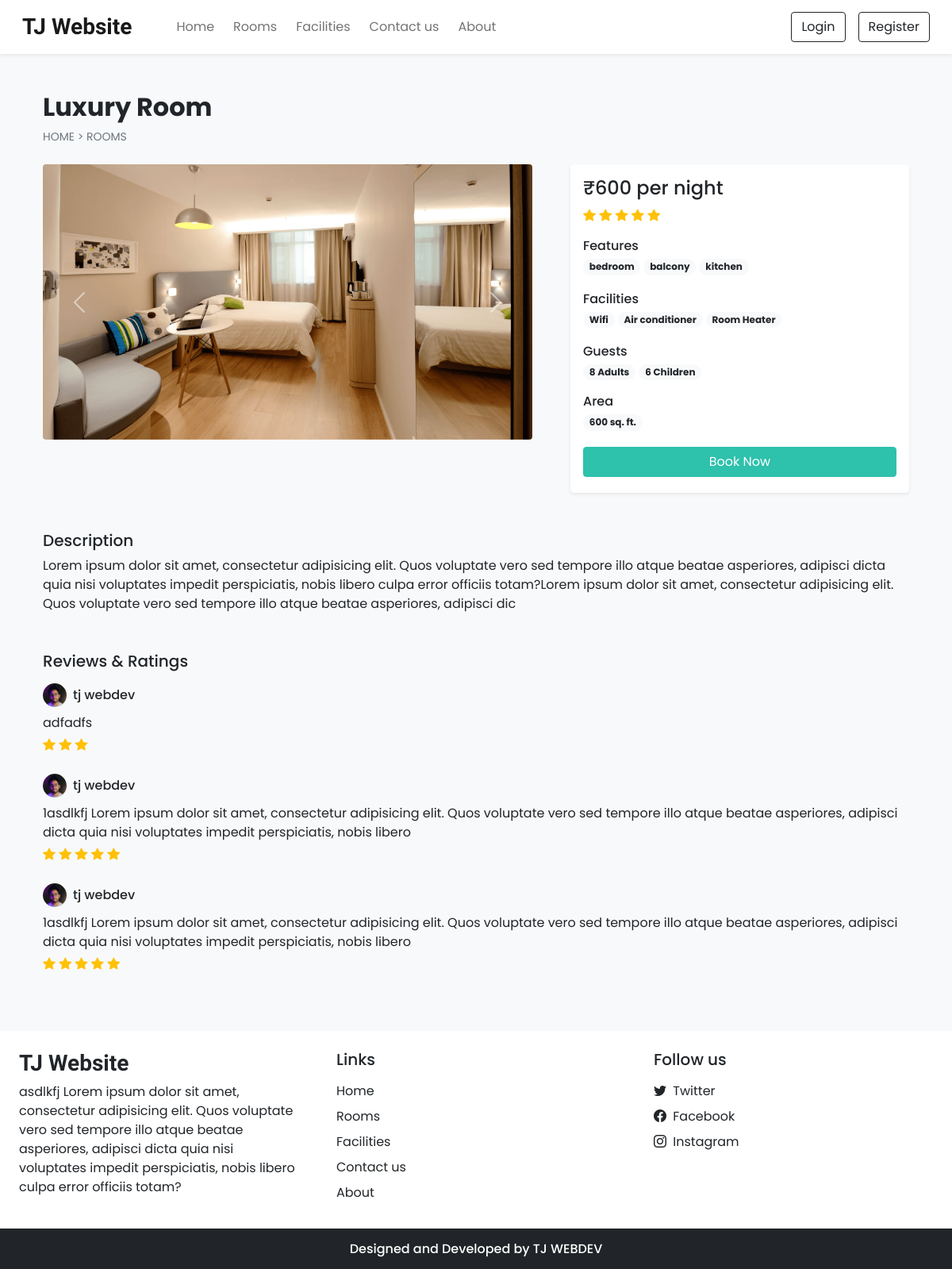
Page /room_details.php?id=5 on the committed database.
### tables this page shows
CREATE TABLE `settings` (
  `sr_no` int(11) NOT NULL,
  `site_title` varchar(50) NOT NULL,
  `site_about` varchar(250) NOT NULL,
  `shutdown` tinyint(1) NOT NULL
);

CREATE TABLE `rooms` (
  `id` int(11) NOT NULL,
  `name` varchar(150) NOT NULL,
  `area` int(11) NOT NULL,
  `price` int(11) NOT NULL,
  `quantity` int(11) NOT NULL,
  `adult` int(11) NOT NULL,
  `children` int(11) NOT NULL,
  `description` varchar(350) NOT NULL,
  `status` tinyint(4) NOT NULL DEFAULT 1,
  `removed` int(11) NOT NULL DEFAULT 0
);

CREATE TABLE `room_images` (
  `sr_no` int(11) NOT NULL,
  `room_id` int(11) NOT NULL,
  `image` varchar(150) NOT NULL,
  `thumb` tinyint(4) NOT NULL DEFAULT 0
);

CREATE TABLE `features` (
  `id` int(11) NOT NULL,
  `name` varchar(50) NOT NULL
);

CREATE TABLE `facilities` (
  `id` int(11) NOT NULL,
  `icon` varchar(100) NOT NULL,
  `name` varchar(50) NOT NULL,
  `description` varchar(250) NOT NULL
);

CREATE TABLE `rating_review` (
  `sr_no` int(11) NOT NULL,
  `booking_id` int(11) NOT NULL,
  `room_id` int(11) NOT NULL,
  `user_id` int(11) NOT NULL,
  `rating` int(11) NOT NULL,
  `review` varchar(200) NOT NULL,
  `seen` int(11) NOT NULL DEFAULT 0,
  `datentime` datetime NOT NULL DEFAULT current_timestamp()
);

CREATE TABLE `user_cred` (
  `id` int(11) NOT NULL,
  `name` varchar(100) NOT NULL,
  `email` varchar(150) NOT NULL,
  `address` varchar(120) NOT NULL,
  `phonenum` varchar(100) NOT NULL,
  `pincode` int(11) NOT NULL,
  `dob` date NOT NULL,
  `profile` varchar(100) NOT NULL,
  `password` varchar(200) NOT NULL,
  `is_verified` int(11) NOT NULL DEFAULT 0,
  `token` varchar(200) DEFAULT NULL,
  `t_expire` date DEFAULT NULL,
  `status` int(11) NOT NULL DEFAULT 1,
  `datentime` datetime NOT NULL DEFAULT current_timestamp()
);

### admin/inc/db_config.php (called while the page is built, shortened)
<?php
  function select($sql,$values,$datatypes)
  {
    $con = $GLOBALS['con'];
    if($stmt = mysqli_prepare($con,$sql))
    {
      mysqli_stmt_bind_param($stmt,$datatypes,...$values);
      if(mysqli_stmt_execute($stmt)){
        $res = mysqli_stmt_get_result($stmt);
        return $res;
      }
      else{
        mysqli_stmt_close($stmt);
        die("Query cannot be executed - Select");
      }
    }
    else{
      die("Query cannot be prepared - Select");
    }
  }
?>

### room_details.php (the view, shortened to what this page needs)
<!DOCTYPE html>
<html lang="en">
<head>
  <?php require('inc/links.php'); ?>
</head>
<body class="bg-light">
  <?php require('inc/header.php'); ?>
  <?php
    $data = filteration($_GET);
    $room_res = select("SELECT * FROM `rooms` WHERE `id`=? AND `status`=? AND `removed`=?",[$data['id'],1,0],'iii');
    $room_data = mysqli_fetch_assoc($room_res);
  ?>
  <div class="container">
    <div class="row">
      <div class="col-12 my-5 mb-4 px-4">
        <h2 class="fw-bold"><?php echo $room_data['name'] ?></h2>
        <div style="font-size: 14px;">
          <a href="index.php" class="text-secondary text-decoration-none">HOME</a>
          <span class="text-secondary"> > </span>
          <a href="rooms.php" class="text-secondary text-decoration-none">ROOMS</a>
        </div>
      </div>
      <div class="col-lg-7 col-md-12 px-4">
        <div id="roomCarousel" class="carousel slide" data-bs-ride="carousel">
          <div class="carousel-inner">
            <?php
              $room_img = ROOMS_IMG_PATH."thumbnail.jpg";
              $img_q = mysqli_query($con,"SELECT * FROM `room_images`
                WHERE `room_id`='$room_data[id]'");
              if(mysqli_num_rows($img_q)>0)
              {
                $active_class = 'active';
                while($img_res = mysqli_fetch_assoc($img_q))
                {
                  echo"
                    <div class='carousel-item $active_class'>
                      <img src='".ROOMS_IMG_PATH.$img_res['image']."' class='d-block w-100 rounded'>
                    </div>
                  ";
                  $active_class='';
                }
              }
              else{
                echo"<div class='carousel-item active'>
                  <img src='$room_img' class='d-block w-100'>
                </div>";
              }
            ?>
          </div>
          <button class="carousel-control-prev" type="button" data-bs-target="#roomCarousel" data-bs-slide="prev">
            <span class="carousel-control-prev-icon" aria-hidden="true"></span>
          </button>
          <button class="carousel-control-next" type="button" data-bs-target="#roomCarousel" data-bs-slide="next">
            <span class="carousel-control-next-icon" aria-hidden="true"></span>
          </button>
        </div>
      </div>
      <div class="col-lg-5 col-md-12 px-4">
        <div class="card mb-4 border-0 shadow-sm rounded-3">
          <div class="card-body">
            <?php
              echo<<<price
                <h4>₹$room_data[price] per night</h4>
              price;
              $rating_q = "SELECT AVG(rating) AS `avg_rating` FROM `rating_review`
                WHERE `room_id`='$room_data[id]' ORDER BY `sr_no` DESC LIMIT 20";
              $rating_res = mysqli_query($con,$rating_q);
              $rating_fetch = mysqli_fetch_assoc($rating_res);
              $rating_data = "";
              if($rating_fetch['avg_rating']!=NULL)
              {
                for($i=0; $i < $rating_fetch['avg_rating']; $i++){
                  $rating_data .="<i class='bi bi-star-fill text-warning'></i> ";
                }
              }
              echo<<<rating
                <div class="mb-3">
                  $rating_data
                </div>
              rating;
              $fea_q = mysqli_query($con,"SELECT f.name FROM `features` f
                INNER JOIN `room_features` rfea ON f.id = rfea.features_id
                WHERE rfea.room_id = '$room_data[id]'");
              $features_data = "";
              while($fea_row = mysqli_fetch_assoc($fea_q)){
                $features_data .="<span class='badge rounded-pill bg-light text-dark text-wrap me-1 mb-1'>
                  $fea_row[name]
                </span>";
              }
              echo<<<features
                <div class="mb-3">
                  <h6 class="mb-1">Features</h6>
                  $features_data
                </div>
              features;
              $fac_q = mysqli_query($con,"SELECT f.name FROM `facilities` f
                INNER JOIN `room_facilities` rfac ON f.id = rfac.facilities_id
                WHERE rfac.room_id = '$room_data[id]'");
              $facilities_data = "";
              while($fac_row = mysqli_fetch_assoc($fac_q)){
                $facilities_data .="<span class='badge rounded-pill bg-light text-dark text-wrap me-1 mb-1'>
                  $fac_row[name]
                </span>";
              }
              echo<<<facilities
                <div class="mb-3">
                  <h6 class="mb-1">Facilities</h6>
                  $facilities_data
                </div>
              facilities;
              echo<<<guests
                <div class="mb-3">
                  <h6 class="mb-1">Guests</h6>
                  <span class="badge rounded-pill bg-light text-dark text-wrap">
                    $room_data[adult] Adults
                  </span>
                  <span class="badge rounded-pill bg-light text-dark text-wrap">
                    $room_data[children] Children
                  </span>
                </div>
              guests;
              echo<<<area
                <div class="mb-3">
                  <h6 class="mb-1">Area</h6>
                  <span class='badge rounded-pill bg-light text-dark text-wrap me-1 mb-1'>
                    $room_data[area] sq. ft.
                  </span>
                </div>
              area;
              if(!$settings_r['shutdown']){
                $login=0;
                echo<<<book
                  <button onclick='checkLoginToBook($login,$room_data[id])' class="btn w-100 text-white custom-bg shadow-none mb-1">Book Now</button>
                book;
              }
            ?>
          </div>
        </div>
      </div>
      <div class="col-12 mt-4 px-4">
        <div class="mb-5">
          <h5>Description</h5>
          <p>
            <?php echo $room_data['description'] ?>
          </p>
        </div>
        <div>
          <h5 class="mb-3">Reviews & Ratings</h5>
          <?php
            $review_q = "SELECT rr.*,uc.name AS uname, uc.profile, r.name AS rname FROM `rating_review` rr
              INNER JOIN `user_cred` uc ON rr.user_id = uc.id
              INNER JOIN `rooms` r ON rr.room_id = r.id
              WHERE rr.room_id = '$room_data[id]'
              ORDER BY `sr_no` DESC LIMIT 15";
            $review_res = mysqli_query($con,$review_q);
            $img_path = USERS_IMG_PATH;
            if(mysqli_num_rows($review_res)==0){
              echo 'No reviews yet!';
            }
            else
            {
              while($row = mysqli_fetch_assoc($review_res))
              {
                $stars = "<i class='bi bi-star-fill text-warning'></i> ";
                for($i=1; $i<$row['rating']; $i++){
                  $stars .= " <i class='bi bi-star-fill text-warning'></i>";
                }
                echo<<<reviews
                  <div class="mb-4">
                    <div class="d-flex align-items-center mb-2">
                      <img src="$img_path$row[profile]" class="rounded-circle" loading="lazy" width="30px">
                      <h6 class="m-0 ms-2">$row[uname]</h6>
                    </div>
                    <p class="mb-1">
                      $row[review]
                    </p>
                    <div>
                      $stars
                    </div>
                  </div>
                reviews;
              }
            }
          ?>
        </div>
      </div>
    </div>
  </div>
  <?php require('inc/footer.php'); ?>
</body>
</html>

### inc/links.php (shortened to what this page needs)
<link href="https://cdn.jsdelivr.net/npm/bootstrap@5.0.2/dist/css/bootstrap.min.css" rel="stylesheet">
<link rel="stylesheet" href="https://cdn.jsdelivr.net/npm/bootstrap-icons@1.9.1/font/bootstrap-icons.css">
<link rel="stylesheet" href="css/common.css">
<?php
  require('admin/inc/db_config.php');
  $contact_q = "SELECT * FROM `contact_details` WHERE `sr_no`=?";
  $settings_q = "SELECT * FROM `settings` WHERE `sr_no`=?";
  $values = [1];
  $contact_r = mysqli_fetch_assoc(select($contact_q,$values,'i'));
  $settings_r = mysqli_fetch_assoc(select($settings_q,$values,'i'));
?>

### inc/header.php (shortened to what this page needs)
<nav id="nav-bar" class="navbar navbar-expand-lg navbar-light bg-white px-lg-3 py-lg-2 shadow-sm sticky-top">
  <div class="container-fluid">
    <a class="navbar-brand me-5 fw-bold fs-3 h-font" href="index.php"><?php echo $settings_r['site_title'] ?></a>
    <div class="collapse navbar-collapse" id="navbarSupportedContent">
      <ul class="navbar-nav me-auto mb-2 mb-lg-0">
        <li class="nav-item">
          <a class="nav-link me-2" href="index.php">Home</a>
        </li>
        <li class="nav-item">
          <a class="nav-link me-2" href="rooms.php">Rooms</a>
        </li>
        <li class="nav-item">
          <a class="nav-link me-2" href="facilities.php">Facilities</a>
        </li>
        <li class="nav-item">
          <a class="nav-link me-2" href="contact.php">Contact us</a>
        </li>
        <li class="nav-item">
          <a class="nav-link" href="about.php">About</a>
        </li>
      </ul>
      <div class="d-flex">
        <?php
          if(isset($_SESSION['login']) && $_SESSION['login']==true)
          {
            $path = USERS_IMG_PATH;
            echo<<<data
              <div class="btn-group">
                <button type="button" class="btn btn-outline-dark shadow-none dropdown-toggle" data-bs-toggle="dropdown" data-bs-display="static" aria-expanded="false">
                  <img src="$path$_SESSION[uPic]" style="width: 25px; height: 25px;" class="me-1 rounded-circle">
                  $_SESSION[uName]
                </button>
                <ul class="dropdown-menu dropdown-menu-lg-end">
                  <li><a class="dropdown-item" href="profile.php">Profile</a></li>
                  <li><a class="dropdown-item" href="bookings.php">Bookings</a></li>
                  <li><a class="dropdown-item" href="logout.php">Logout</a></li>
                </ul>
              </div>
            data;
          }
          else
          {
            echo<<<data
              <button type="button" class="btn btn-outline-dark shadow-none me-lg-3 me-2" data-bs-toggle="modal" data-bs-target="#loginModal">
                Login
              </button>
              <button type="button" class="btn btn-outline-dark shadow-none" data-bs-toggle="modal" data-bs-target="#registerModal">
                Register
              </button>
            data;
          }
        ?>
      </div>
    </div>
  </div>
</nav>

### inc/footer.php (shortened to what this page needs)
<div class="container-fluid bg-white mt-5">
  <div class="row">
    <div class="col-lg-4 p-4">
      <h3 class="h-font fw-bold fs-3 mb-2"><?php echo $settings_r['site_title'] ?></h3>
      <p>
        <?php echo $settings_r['site_about'] ?>
      </p>
    </div>
    <div class="col-lg-4 p-4">
      <h5 class="mb-3">Links</h5>
      <a href="index.php" class="d-inline-block mb-2 text-dark text-decoration-none">Home</a> <br>
      <a href="rooms.php" class="d-inline-block mb-2 text-dark text-decoration-none">Rooms</a> <br>
      <a href="facilities.php" class="d-inline-block mb-2 text-dark text-decoration-none">Facilities</a> <br>
      <a href="contact.php" class="d-inline-block mb-2 text-dark text-decoration-none">Contact us</a> <br>
      <a href="about.php" class="d-inline-block mb-2 text-dark text-decoration-none">About</a>
    </div>
    <div class="col-lg-4 p-4">
        <h5 class="mb-3">Follow us</h5>
        <?php
          if($contact_r['tw']!=''){
            echo<<<data
              <a href="$contact_r[tw]" class="d-inline-block text-dark text-decoration-none mb-2">
                <i class="bi bi-twitter me-1"></i> Twitter
              </a><br>
            data;
          }
        ?>
        <a href="<?php echo $contact_r['fb'] ?>" class="d-inline-block text-dark text-decoration-none mb-2">
          <i class="bi bi-facebook me-1"></i> Facebook
        </a><br>
        <a href="<?php echo $contact_r['insta'] ?>" class="d-inline-block text-dark text-decoration-none">
          <i class="bi bi-instagram me-1"></i> Instagram
        </a><br>
    </div>
  </div>
</div>
<h6 class="text-center bg-dark text-white p-3 m-0">Designed and Developed by TJ WEBDEV</h6>

### css/common.css (style rules this page uses)
:root { --teal: #2ec1ac; --teal_hover: #279e8c; }
* { font-family: 'Poppins', sans-serif; }
.h-font { font-family: 'Merienda', cursive; }
.custom-bg { background-color: var(--teal); border: 1px solid var(--teal); }

### rows in the picture
settings: site_title "TJ Website", site_about "asdlkfj Lorem ipsum dolor sit amet, consectetur adipisicing elit. Quos voluptate vero sed tempore illo atque beatae asperiores, adipisci dicta quia nisi voluptates impedit perspiciatis, nobis libero culpa error officiis totam?"
rooms: name "Luxury Room", price "600", adult "8", children "6", area "600", description "Lorem ipsum dolor sit amet, consectetur adipisicing elit. Quos voluptate vero sed tempore illo atque beatae asperiores, adipisci dicta quia nisi voluptates impedit perspiciatis, nobis libero culpa error officiis totam?Lorem ipsum dolor sit amet, consectetur adipisicing elit. Quos voluptate vero sed tempore illo atque beatae asperiores, adipisci dic"
room_images: image (picture)
features: name "bedroom"
features: name "balcony"
features: name "kitchen"
facilities: name "Wifi"
facilities: name "Air conditioner"
facilities: name "Room Heater"
rating_review: user.profile (picture), user.name "tj webdev", review "adfadfs"
rating_review: user.profile (picture), user.name "tj webdev", review "1asdlkfj Lorem ipsum dolor sit amet, consectetur adipisicing elit. Quos voluptate vero sed tempore illo atque beatae asperiores, adipisci dicta quia nisi voluptates impedit perspiciatis, nobis libero"
rating_review: user.profile (picture), user.name "tj webdev", review "1asdlkfj Lorem ipsum dolor sit amet, consectetur adipisicing elit. Quos voluptate vero sed tempore illo atque beatae asperiores, adipisci dicta quia nisi voluptates impedit perspiciatis, nobis libero"
